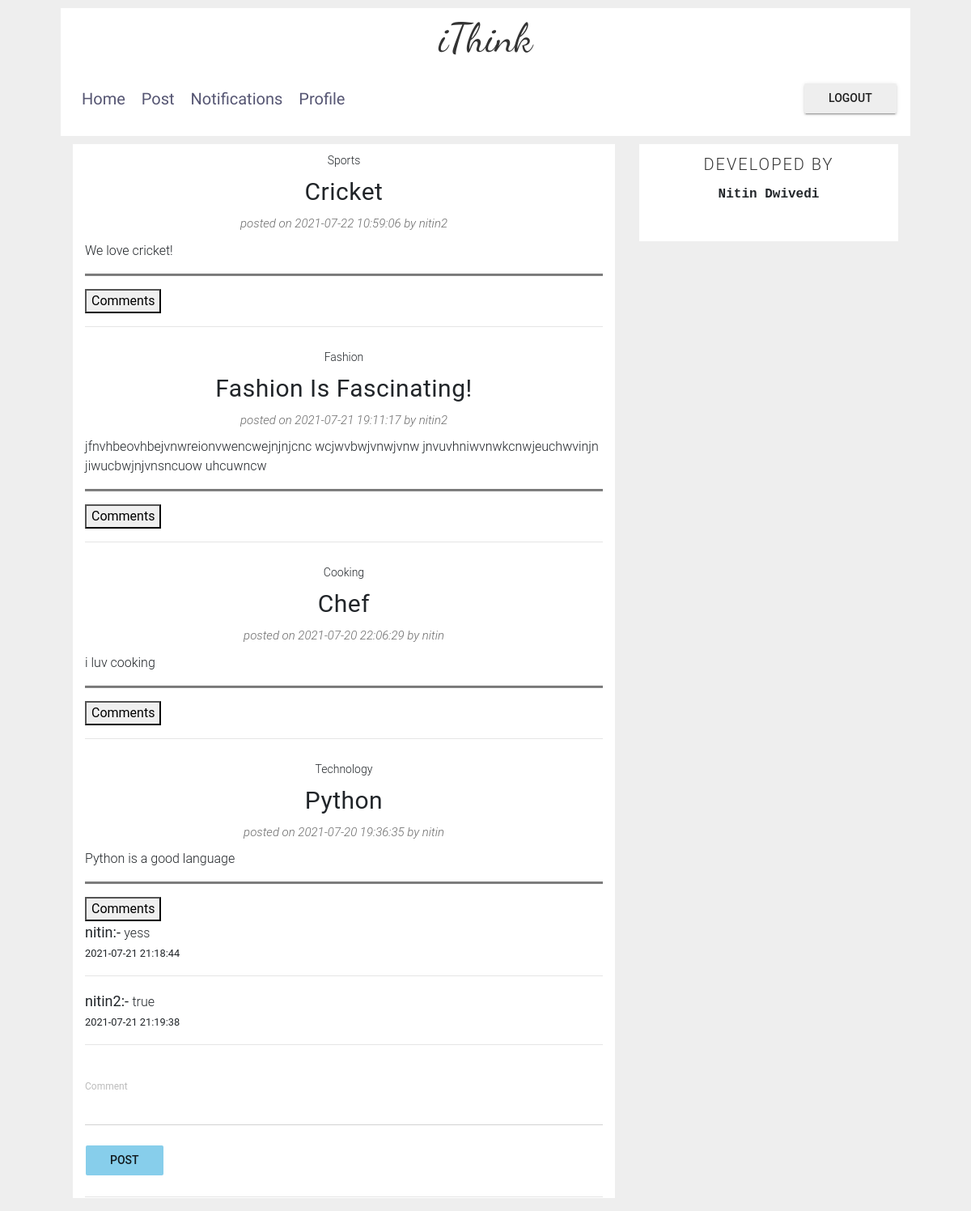
Page /1 (signed in) on the committed database.
### app.py (models this page shows)
class PostData(UserMixin, db.Model):
    p_id=db.Column(db.Integer, primary_key=True)
    PostCategory=db.Column(db.String(15))
    title=db.Column(db.String(20))
    content=db.Column(db.Text)
    timestamp = db.Column(db.DateTime(timezone=True), default=func.now(IST))
    id=db.Column(db.Integer, db.ForeignKey('user.id'), nullable=False)

class User(UserMixin, db.Model):
    id=db.Column(db.Integer, primary_key=True)
    fullname=db.Column(db.String(20))
    email=db.Column(db.String(50), unique=True)
    dob=db.Column(db.Integer)
    profession=db.Column(db.String(20))
    username=db.Column(db.String(20), unique=True)
    password=db.Column(db.String(80))

class PostComment(UserMixin, db.Model):
    c_id=db.Column(db.Integer, primary_key=True)
    comment=db.Column(db.Text)
    timestamp=db.Column(db.DateTime(timezone=True), default=func.now(IST))
    id = db.Column(db.Integer, db.ForeignKey('user.id'), nullable=False)
    p_id = db.Column(db.Integer, db.ForeignKey('post_data.p_id'), nullable=False)

### app.py (the view, shortened to what this page needs)
@app.route('/', methods=['GET','POST'])
@app.route('/<pid>', methods=['GET','POST'])
@login_required
def index(pid=None):
    result=db.session.execute('select p.PostCategory, p.title, p.content, p.timestamp, u.username, p.p_id from user u, post_data p where u.id=p.id order by timestamp desc')
    posts=[list(row) for row in result]
    form=None
    cmnts=None
    if pid != None:
        ucmnts=db.session.execute('select c.comment, c.timestamp, u.username, p.p_id from post_comment c, user u, post_data p where c.p_id=p.p_id and u.id=c.id')
        cmnts=[list(row) for row in ucmnts]
        form =CommentForm()
    return render_template("index.html",posts=posts, form=form, cmnts=cmnts,page='index',pid=pid)

### app.py
class CommentForm(FlaskForm):
    comment = StringField("Comment", validators=[InputRequired()])

### app.py (called while the page is built)
@login_manager.user_loader
def load_user(user_id):
    return User.query.get(int(user_id))

### templates/index.html (shortened to what this page needs)
{% extends "MainLayout.html" %}
{% import "bootstrap/wtf.html" as wtf %}
{% block post %}
<div class='blogPostContainer'>
    {% for data in posts %}
        <div>
            <div class='blogHeader'>
                <span class='blogCategory'>{{data[0]}}</span>
                <h1 class='postTitle'>{{data[1]}}</h1>
                <span class='postedBy'>posted on {{data[3]}} by {{data[4]}}</span>
            </div>
            <div class='postContent'>
                <p>{{data[2]}}</p>
            </div>
        </div>
        <hr style="height:2px;color:gray;background-color:gray">
        <button onclick="window.location.href='/{{data[5]}}'">Comments</button>
        {%if data[5]|int==pid|int%}
            {% for cmnt in cmnts %}
                {% if data[5]==cmnt[3] %}
                    <p><strong style="font-size:18px">{{cmnt[2]}}:- </strong>{{cmnt[0]}}<br><small>{{cmnt[1]}}</small></p><hr>
                {% endif %}
            {% endfor %}
            <form method="post" action="/{{data[5]}}">
                {{ wtf.form_field(form.comment) }}
                <button class="btn" style="background-color:skyBlue">Post</button>
            </form>
        {%endif%}
        <hr>
    {% endfor %}
</div>
{% endblock post%}
{% block recent %}
<div class='sideBarContainer'>
        <div style="margin-bottom:20px, padding:20px, boxSizing:border-box">
            <div class='sidebarHeader'>
                <span>Developed by</span>
            </div>
              <div class="text-center">
                  <p class="text-center" style="font-family: 'Roboto Mono', monospace;"><strong style="font-weight:bold"><a href="https://nitindwivedi1.github.io/" style="color:inherit">Nitin Dwivedi</a></strong></p>
                    <div class="text-center">
                      <ul class="list-unstyled list-inline">
                        <li class="list-inline-item"><a style="color:inherit" href="https://nitindwivedi1.github.io/" class="btn-floating btn-lg"></a></li>
                        <li class="list-inline-item"><a style="color:inherit" href="https://github.com/NitinDwivedi1" class="btn-floating btn-lg"></a></li>
                        <li class="list-inline-item"><a style="color:inherit" href="https://www.linkedin.com/in/nitin-dwivedi-834972192/" class="btn-floating btn-lg"></a></li>
                        <li class="list-inline-item"><a style="color:inherit" href="https://www.instagram.com/nitin_one_and_only/" class="btn-floating btn-lg"></a></li>
                        <li class="list-inline-item"><a style="color:inherit" href="https://twitter.com/NitinDw46454591" class="btn-floating btn-lg"></a></li>
                      </ul>
                    </div>
              </div>
        </div>
</div>
{% endblock recent%}

### static/css/style.css (style rules this page uses)
.sidebarHeader { text-align: center; letter-spacing: 2px; color: #333; text-transform: uppercase; font-size: 20px; padding: 10px 0; box-sizing: border-box; }
.blogHeader { text-align: center; }
.blogCategory { display: block; padding: 10px 0; font-size: 14px; }
.postTitle { text-transform: capitalize; letter-spacing: 0.5px; font-weight: 400; font-size: 30px; margin: 0; }
.postedBy { display: block; padding: 10px 0; font-size: 15px; font-style: italic; color: #6c6c6c; }

### rows in the picture
PostData: PostCategory "Sports", title "Cricket", timestamp "2021-07-22 10:59:06", username "nitin2", content "We love cricket!"
PostData: PostCategory "Fashion", title "Fashion Is Fascinating!", timestamp "2021-07-21 19:11:17", username "nitin2", content "jfnvhbeovhbejvnwreionvwencwejnjnjcnc wcjwvbwjvnwjvnw jnvuvhniwvnwkcnwjeuchwvinjn jiwucbwjnjvnsncuow uhcuwncw"
PostData: PostCategory "Cooking", title "Chef", timestamp "2021-07-20 22:06:29", username "nitin", content "i luv cooking"
PostData: PostCategory "Technology", title "Python", timestamp "2021-07-20 19:36:35", username "nitin", content "Python is a good language"
PostComment: username "nitin", comment "yess", timestamp "2021-07-21 21:18:44"
PostComment: username "nitin2", comment "true", timestamp "2021-07-21 21:19:38"
